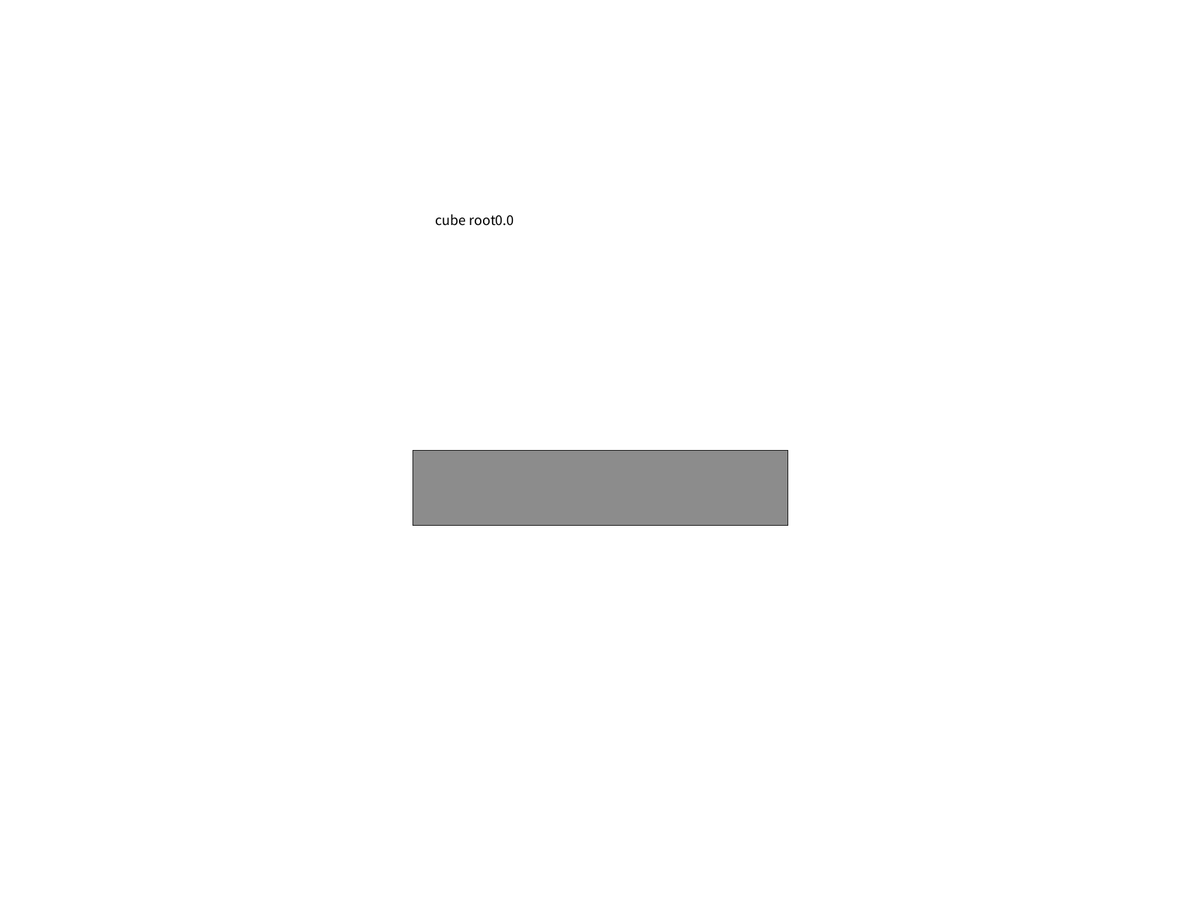
Frame 1 (no input)
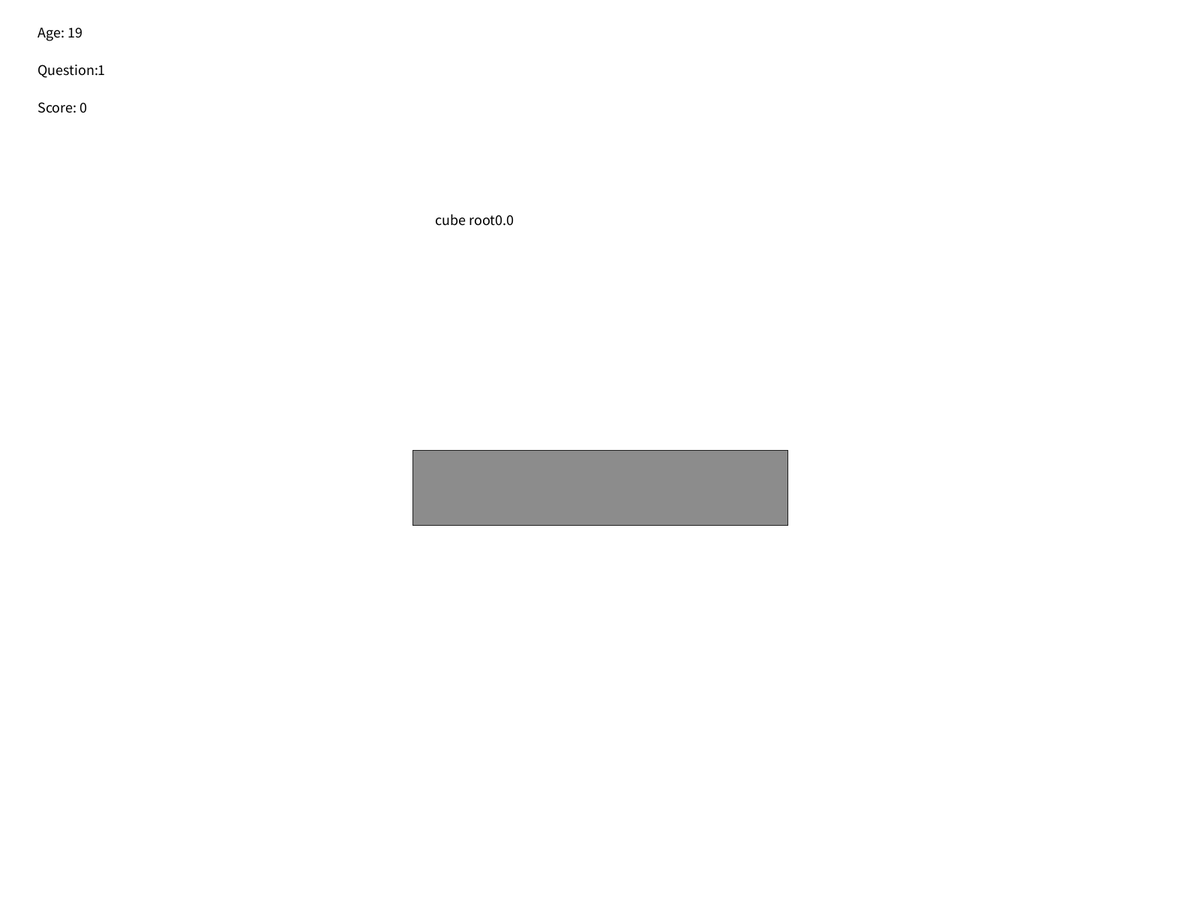
Frame 60 (the mouse pressed at the canvas centre just before this capture)
Frame 120 (the mouse held since frame 60 and released just before this capture): identical to frame 60, image omitted

The Processing sketch that drew these frames (run headless with seeded random() and noise(); from frame 60 on, the mouse is pressed at the canvas centre):

// Processing sketch: Math
// ── Math.pde
boolean keyHelp=false;
int age=19;
int qn;
String quest;
int answer;
int p1;
int p2;
int p3;
int wrong;
int correct;
int score;
boolean aq=true;
boolean quiz=false;
int prize=0;
textbox[] textboxArray = new textbox[1];
void setup() {
  fullScreen();
  textboxArray[0] = new textbox(width/2-250,height/2,500,100);
  nq();
}

void draw() {
  colorMode(RGB);
  switch(prize) {
    case 1:
      background(0,0,200);
      break;
    case 0:
      background(255);
      break;
    case 2:
      background(255,255,0);
      break;
    case 3:
      background(255,0,0);
      break;
    case 4:
      background(0,255,255);
      break;
    case 5:
      background(150,0,200);
      break;
    case 6:
      for(float y=0; y<height; y++) {
        for(float x=0; x<width; x++) {
          colorMode(HSB);
          fill(x/width*255, y/height*255, (x+y)/width*255);
          point(x,y);
        }
      }
      break;
  }
  textSize(20);
  text("Age: "+age,50,50);
  text("Score: "+score,50,150);
  if(aq) {
    textSize(20);
    text("Question:"+qn,50,100);
    textSize(20);
    fill(0);
    text(quest,width/2-220,300);
    textboxArray[0].display();
  }
  if(quiz) {
    textSize(20);
    text("Question: "+qn+"/"+(age*5),50,100);
    textSize(20);
    fill(0);
    text(quest,width/2-220,300);
    textboxArray[0].display();
  }
  if((!aq) && (!quiz)) {
    if(score>4*age) {
      prize=1;
    }
    if(score>4.5*age && age>6) {
      prize=2;
    }
    if(score>4.7*age && age>9) {
      prize=3;
    }
    if(score>4.8*age && age>13) {
      prize=4;
    }
    if(score>4.8*age && age>15) {
      prize=5;
    }
    if(score>age-1 && age>18) {
      prize=6;
    }
    fill(100);
    rect(width/2-500,height/2,480,200);  
    rect(width/2+20,height/2,480,200); 
    textSize(128);
    fill(0);
    text("Quiz",width/2-400,height/2+150);
    textSize(100);
    text("Age Quiz",width/2+40,height/2+150);
    if(mousePressed && mouseX>width/2-500 && mouseX<width/2-20 && mouseY>height/2 && mouseY<height/2+200) {
      score=0;
      quiz=true;  
      correct=0;
      wrong=0;
    }
    if(mousePressed && mouseX>width/2+20 && mouseX<width/2+500 && mouseY>height/2 && mouseY<height/2+200) {
      aq=true;  
      if(age>5) {
        age=age-2;  
      }
      else {
        age=4;  
      }
      qn=1;
    }
  }
}

void keyReleased() {
  textboxArray[0].KEYPRESSED(); 
}

public class textbox {
   public int X = 0, Y = 0, H = 35, W = 200;
   public int TEXTSIZE = 64;
   
   // COLORS
   public color Background = color(140, 140, 140);
   public color Foreground = color(0, 0, 0);
   public color BackgroundSelected = color(160, 160, 160);
   public color Border = color(30, 30, 30);
   
   public boolean BorderEnable = true;
   public int BorderWeight = 1;
   
   public String Text = "";
   public int TextLength = 0;

   private boolean selected = false;
   
   textbox() {
      
   }
   
   textbox(int x, int y, int w, int h) {
      X = x; Y = y; W = w; H = h;
   }
   
   void display() {
      if (selected) {
         fill(BackgroundSelected);
      } else {
         fill(Background);
      }
      
      if (BorderEnable) {
         strokeWeight(BorderWeight);
         stroke(Border);
      } else {
         noStroke();
      }
      
      rect(X, Y, W, H);
      
      fill(Foreground);
      textSize(TEXTSIZE);
      text(Text, X + (textWidth("a") / 2), Y + TEXTSIZE);
   }
   
   boolean KEYPRESSED() {
         if (keyCode == BACKSPACE) {
            BACKSPACE();
         } else if (keyCode == ' ') {
            addText(' ');
         } else if (keyCode == ENTER) {
            if(int(Text)==answer) {
              if(aq) {
                nq();
                Text="";
                TextLength=0;
              }
              else {
                nqq();
                Text="";
                TextLength=0;
                correct++;
              }
            }
            else {
              if(aq) {
                qn=0;
                aq=false;
                Text="";
                TextLength=0;
              }
              else {
                wrong++;
                nqq();
                Text="";
                TextLength=0;
              }
            }
         } else {
            boolean isKeyCapitalLetter = (key >= 'A' && key <= 'Z');
            boolean isKeySmallLetter = (key >= 'a' && key <= 'z');
            boolean isKeyNumber = (key >= '-' && key <= '9');
      
            if (isKeyNumber) { //|| isKeySmallLetter || isKeyCapitalLetter) {
               addText(key);
            }
         }
      
      return false;
   }
   
   private void addText(char text) {
      if (textWidth(Text + text) < W) {
         Text += text;
         TextLength++;
      }
   }
   
   private void BACKSPACE() {
      if (TextLength - 1 >= 0) {
         Text = Text.substring(0, TextLength - 1);
         TextLength--;
      }
   }
}

void nq() {
  qn++;
  switch(age) {
    case 4:
      p1=round(random(qn/4))+1;
      p2=1;
      quest=p1+"+"+p2;
      answer=p1+p2;
      if(qn>9) {
        age++;
        qn=1;
      }
      break;
    case 5:
      p1=round(random(qn/4))+1;
      p2=round(random(qn/4))+1;
      quest=p1+"+"+p2;
      answer=p1+p2;
      if(qn>14) {
        age++;
        qn=1;
      }
      break;
    case 6:
      p1=round(random(qn));
      p2=round(random(qn));
      quest=p1+"+"+p2;
      answer=p1+p2;
      if(qn>19) {
        age++;
        qn=1;
      }
      break;
    case 7:
      p1=round(random(qn));
      p2=round(random(qn));
      if(round(random(1,2))==1) {
        quest=(p1*2)+"+"+(p2*2);
        answer=p1*2+p2*2;
      }
      else {
        if(p1>p2) {
          quest=p1+"-"+p2;
          answer=p1-p2;
        }
        else {
          quest=p2+"-"+p1;
          answer=p2-p1;
        }
      }
      if(qn>19) {
        age++;
        qn=1;
      }
      break;
    case 8:
      p1=round(random(qn));
      p2=round(random(qn));
      switch(round(random(1,3))) {
        case 1:
          quest=(p1*3)+"+"+(p2*3);
          answer=p1*3+p2*3;
          break;
        case 2:
          if(p1>p2) {
            quest=(p1*2)+"-"+(p2*2);
            answer=p1*2-p2*2;
          }
          else {
            quest=(p2*2)+"-"+(p1*2);
            answer=p2*2-p1*2;
          }
          break;
        case 3:
          quest=p1+"*"+p2;
          answer=p1*p2;
          break;
      }
      if(qn>11) {
        age++;
        qn=1;
      }
      break;
    case 9:
      p1=round(random(qn));
      p2=round(random(qn));
      switch(round(random(1,3))) {
        case 1:
          quest=(p1*3)+"+"+(p2*3);
          answer=p1*3+p2*3;
          break;
        case 2:
          quest=(p1*2)+"-"+(p2*2);
          answer=p1*2-p2*2;      
          break;
        case 3:
          quest=p1+"*"+p2;
          answer=p1*p2;
          break;
      }
      if(qn>14) {
        age++;
        qn=1;
      }
      break;
    case 10:
      p1=round(random(qn));
      p2=round(random(qn));
      switch(round(random(1,3))) {
        case 1:
          quest=(p1*2)+"-"+(p2*2);
          answer=p1*2-p2*2;      
          break;
        case 2:
          quest=p1+"*"+p2;
          answer=p1*p2;
          break;
        case 3:
          p1=round(random(1,qn/2));
          p2=p1*round(random(1,qn/2));
          quest=p2+"/"+p1;
          answer=p2/p1;
          break;
      }
      if(qn>19) {
        age++;
        qn=1;
      }
      break;
      case 11:
      p1=round(random(qn));
      p2=round(random(qn));
      switch(round(random(1,2))) {
        case 1:
          quest=p1+"*"+p2;
          answer=p1*p2;
          break;
        case 2:
          p1=round(random(1,qn/2));
          p2=p1*round(random(1,qn/2));
          quest=p2+"/"+p1;
          answer=p2/p1;
          break;
      }
      if(qn>19) {
        age++;
        qn=1;
      }
      break;
      case 12:
      p1=round(random(qn));
      p2=round(random(qn));
      switch(round(random(1,3))) {
        case 1:
          quest=p1+"*"+p2;
          answer=p1*p2;
          break;
        case 2:
          p1=round(random(1,qn/2));
          p2=p1*round(random(1,qn/2));
          quest=p2+"/"+p1;
          answer=p2/p1;
          break;
        case 3:
          p1=round(random(1,qn/3));
          p2=round(random(1,qn/3));
          quest=p2+"^"+p1;
          answer=round(pow(p2,p1));
          break;
        }
        if(qn>19) {
          age++;
          qn=1;
        }
        break;
      case 13:
      p1=round(random(qn));
      p2=round(random(qn));
      switch(round(random(1,4))) {
        case 1:
          quest=p1+"*"+p2;
          answer=p1*p2;
          break;
        case 2:
          p1=round(random(1,qn/2));
          p2=p1*round(random(1,qn/2));
          quest=p2+"/"+p1;
          answer=p2/p1;
          break;
        case 3:
          p1=round(random(1,qn/3));
          p2=round(random(1,qn/3));
          quest=p2+"^"+p1;
          answer=round(pow(p2,p1));
          break;
        case 4:
          p1=round(random(qn/1.5));
          p1=p1*p1;
          quest="sqrt " + p1;
          answer=round(sqrt(p1));
          break;
        }
        if(qn>19) {
          age++;
          qn=1;
        }
        break;
      case 14:
      p1=round(random(qn));
      p2=round(random(qn));
      switch(round(random(1,3))) {
        case 1:
          p1=round(random(1,qn/4));
          p2=round(random(1,qn/4));
          quest=p2+"^"+p1;
          answer=round(pow(p2,p1));
          break;
        case 2:
          p1=round(random(qn/1.5));
          p1=p1*p1;
          quest="sqrt " + p1;
          answer=round(sqrt(p1));
          break;
        case 3:
          p1=10;
          p3=round(random(qn/3));
          p2=round(pow(p1,p3));
          quest="log" + "(" + p2 + ")";
          answer=p3;
          break;
      }
      if(qn>19) {
        age++;
        qn=1;
      }
      break;
      case 15:
      p1=round(random(qn));
      p2=round(random(qn));
      switch(round(random(1,3))) {
        case 1:
          p1=round(random(1,qn/4));
          p2=round(random(1,qn/4));
          quest=p2+"^"+p1;
          answer=round(pow(p2,p1));
          break;
        case 2:
          p1=round(random(qn/1.5));
          p1=p1*p1;
          quest="sqrt " + p1;
          answer=round(sqrt(p1));
          break;
        case 3:
          p1=round(random(1,qn/4));
          p3=round(random(1,qn/2));
          p2=round(pow(p1,p3));
          quest="log" + "(" + p1 + ", " + p2 + ")";
          answer=p3;
          break;
      }
      if(qn>19) {
        age++;
        qn=1;
      }
      break;
      case 16:
      p1=round(random(qn));
      p2=round(random(qn));
      switch(round(random(1,3))) {
        case 1:
          p1=round(random(1,qn/3));
          p2=round(random(1,qn/3));
          quest=p2+"^"+p1;
          answer=round(pow(p2,p1));
          break;
        case 2:
          p1=round(random(qn/1.5));
          p1=p1*p1;
          quest="sqrt " + p1;
          answer=round(sqrt(p1));
          break;
        case 3:
          p1=round(random(1,qn/4));
          p3=round(random(1,qn/2));
          p2=round(pow(p1,p3));
          quest="log" + "(" + p1 + ", " + p2 + ")";
          answer=p3;
          break;
      }
      if(qn>19) {
        age++;
        qn=1;
      }
      break;
      case 17:
      p1=round(random(qn));
      p2=round(random(qn));
      switch(round(random(1,4))) {
        case 1:
          p1=round(random(1,qn/3));
          p2=round(random(1,qn/3));
          quest=p2+"^"+p1;
          answer=round(pow(p2,p1));
          break;
        case 2:
          p1=round(random(qn/1.5));
          p1=p1*p1;
          quest="sqrt " + p1;
          answer=round(sqrt(p1));
          break;
        case 3:
          p1=round(random(1,qn/4));
          p3=round(random(1,qn/2));
          p2=round(pow(p1,p3));
          quest="log" + "(" + p1 + ", " + p2 + ")";
          answer=p3;
          break;
        case 4:
          p1=round(random(qn/5));
          quest="cube root" + pow(p1,3);
          break;
      }
      if(qn>19) {
        age++;
        qn=1;
      }
      break;
      case 18:
      p1=round(random(qn));
      p2=round(random(qn));
      switch(round(random(1,4))) {
        case 1:
          p1=round(random(1,qn/3));
          p2=round(random(1,qn/3));
          quest=p2+"^"+p1;
          answer=round(pow(p2,p1));
          break;
        case 2:
          p1=round(random(qn/1.5));
          p1=p1*p1;
          quest="sqrt " + p1;
          answer=round(sqrt(p1));
          break;
        case 3:
          p1=round(random(1,qn/4));
          p3=round(random(1,qn/2));
          p2=round(pow(p1,p3));
          quest="log" + "(" + p1 + ", " + p2 + ")";
          answer=p3;
          break;
        case 4:
          p1=round(random(qn/4));
          quest="cube root" + pow(p1,3);
          answer=p1;
          break;
      }
      if(qn>19) {
        age++;
        qn=1;
      }
      break;
      case 19:
      p1=round(random(qn));
      p2=round(random(qn));
      switch(round(random(1,5))) {
        case 1:
          p1=round(random(1,qn/2));
          p2=round(random(1,qn/2));
          quest=p2+"^"+p1;
          answer=round(pow(p2,p1));
          break;
        case 2:
          p1=round(random(qn/1.5));
          p1=p1*p1;
          quest="sqrt " + p1;
          answer=round(sqrt(p1));
          break;
        case 3:
          p1=round(random(1,qn/4));
          p3=round(random(1,qn/2));
          p2=round(pow(p1,p3));
          quest="log" + "(" + p1 + ", " + p2 + ")";
          answer=p3;
          break;
        case 4:
          p1=round(random(qn/5));
          quest="4th root" + pow(p1,4);
          answer=p1;
          break;
        case 5:
          p1=round(random(qn/4));
          quest="cube root" + pow(p1,3);
          answer=p1;
          break;
      }
      if(qn>19) {
        age+=81;
        qn=1;
      }
      break;
      case 100:
      p1=round(random(qn));
      p2=round(random(qn));
      switch(round(random(1,5))) {
        case 1:
          p1=round(random(1,qn));
          p2=round(random(1,qn));
          quest=p2+"^"+p1;
          answer=round(pow(p2,p1));
          break;
        case 2:
          p1=round(random(qn))*round(random(qn));
          quest="sqrt " + p1;
          answer=round(sqrt(p1));
          break;
        case 3:
          p1=round(random(1,qn));
          p3=round(random(1,qn));
          p2=round(pow(p1,p3));
          quest="log" + "(" + p1 + ", " + p2 + ")";
          answer=p3;
          break;
        case 4:
          p1=round(random(qn));
          p2=round(random(qn));
          quest=p2+"th root" + pow(p1,p2);
          break;
        case 5:
          p1=round(random(qn));
          quest="cube root" + pow(p1,3);
          break;
      }
      if(qn>19) {
        age++;
        qn=1;
      }
      break;
  }
}




void nqq() {
  qn++;
  switch(age) {
    case 4:
      p1=round(random(20/4))+1;
      p2=1;
      quest=p1+"+"+p2;
      answer=p1+p2;
      if(qn>age*5-1) {
        quiz=false;
      }
      break;
    case 5:
      p1=round(random(20/4))+1;
      p2=round(random(20/4))+1;
      quest=p1+"+"+p2;
      answer=p1+p2;
      if(qn>age*5-1) {
        quiz=false;
      }
      break;
    case 6: 
      p1=round(random(20));
      p2=round(random(20));
      quest=p1+"+"+p2;
      answer=p1+p2;
      if(qn>19) {
        quiz=false;
      }
      break;
    case 7:
      p1=round(random(20));
      p2=round(random(20));
      if(round(random(1,2))==1) {
        quest=(p1*2)+"+"+(p2*2);
        answer=p1*2+p2*2;
      }
      else {
        if(p1>p2) {
          quest=p1+"-"+p2;
          answer=p1-p2;
        }
        else {
          quest=p2+"-"+p1;
          answer=p2-p1;
        }
      }
      if(qn>age*5-1) {
        quiz=false;
      }
      break;
    case 8:
      p1=round(random(20));
      p2=round(random(20));
      switch(round(random(1,3))) {
        case 1:
          quest=(p1*3)+"+"+(p2*3);
          answer=p1*3+p2*3;
          break;
        case 2:
          if(p1>p2) {
            quest=(p1*2)+"-"+(p2*2);
            answer=p1*2-p2*2;
          }
          else {
            quest=(p2*2)+"-"+(p1*2);
            answer=p2*2-p1*2;
          }
          break;
        case 3:
          p1=round(random(20/1.8));
          p2=round(random(20/1.8));
          quest=p1+"*"+p2;
          answer=p1*p2;
          break;
      }
      if(qn>age*5-1) {
        quiz=false;
      }
      break;
    case 9:
      p1=round(random(20));
      p2=round(random(20));
      switch(round(random(1,3))) {
        case 1:
          quest=(p1*3)+"+"+(p2*3);
          answer=p1*3+p2*3;
          break;
        case 2:
          quest=(p1*2)+"-"+(p2*2);
          answer=p1*2-p2*2;      
          break;
        case 3:
          p1=round(random(20/1.5));
          p2=round(random(20/1.5));
          quest=p1+"*"+p2;
          answer=p1*p2;
          break;
      }
      if(qn>age*5-1) {
        quiz=false;
      }
      break;
    case 10:
      p1=round(random(20));
      p2=round(random(20));
      switch(round(random(1,4))) {
        case 1:
          quest=(p1*2)+"-"+(p2*2);
          answer=p1*2-p2*2;      
          break;
        case 2:
          quest=p1+"*"+p2;
          answer=p1*p2;
          break;
        case 3:
          p1=round(random(1,20/2));
          p2=p1*round(random(1,20/2));
          quest=p2+"/"+p1;
          answer=p2/p1;
          break;
        case 4:
          quest=(p1*2)+"+"+(p2*2);
          answer=p1*2+p2*2;      
          break;
      }
      if(qn>age*5-1) {
        quiz=false;
      }
      break;
    case 11:
      p1=round(random(20));
      p2=round(random(20));
      switch(round(random(1,4))) {
        case 1:
          quest=(p1*2)+"-"+(p2*2);
          answer=p1*2-p2*2;      
          break;
        case 2:
          quest=p1+"*"+p2;
          answer=p1*p2;
          break;
        case 3:
          p1=round(random(1,20/2));
          p2=p1*round(random(1,20/2));
          quest=p2+"/"+p1;
          answer=p2/p1;
          break;
        case 4:
          quest=(p1*2)+"+"+(p2*2);
          answer=p1*2+p2*2;      
          break;
      }
      if(qn>age*5-1) {
        quiz=false;
      }
      break;
    case 12:
      p1=round(random(20));
      p2=round(random(qn));
      switch(round(random(1,5))) {
        case 1:
          quest=p1+"*"+p2;
          answer=p1*p2;
          break;
        case 2:
          p1=round(random(1,20/2));
          p2=p1*round(random(1,20/2));
          quest=p2+"/"+p1;
          answer=p2/p1;
          break;
        case 3:
          p1=round(random(1,20/3));
          p2=round(random(1,20/3));
          quest=p2+"^"+p1;
          answer=round(pow(p2,p1));
          break;
        case 4:
          quest=(p1*2)+"+"+(p2*2);
          answer=p1*2+p2*2;      
          break;
        case 5:
          quest=(p1*2)+"-"+(p2*2);
          answer=p1*2-p2*2;      
          break;
        }
        if(qn>age*5-1) {
          quiz=false;
        }
        break;
      case 13:
      p1=round(random(20));
      p2=round(random(20));
      switch(round(random(1,6))) {
        case 1:
          quest=p1+"*"+p2;
          answer=p1*p2;
          break;
        case 2:
          p1=round(random(1,20/2));
          p2=p1*round(random(1,20/2));
          quest=p2+"/"+p1;
          answer=p2/p1;
          break;
        case 3:
          p1=round(random(1,20/3));
          p2=round(random(1,20/3));
          quest=p2+"^"+p1;
          answer=round(pow(p2,p1));
          break;
        case 4:
          p1=round(random(20/1.5));
          p1=p1*p1;
          quest="sqrt " + p1;
          answer=round(sqrt(p1));
          break;
        case 5:
          quest=(p1*2)+"+"+(p2*2);
          answer=p1*2+p2*2;      
          break;
        case 6:
          quest=(p1*2)+"-"+(p2*2);
          answer=p1*2-p2*2;      
          break;
        }
        if(qn>age*5-1) {
          quiz=false;
        }
        break;
      case 14:
      p1=round(random(20));
      p2=round(random(20));
      switch(round(random(1,7))) {
        case 1:
          p1=round(random(1,20/4));
          p2=round(random(1,20/4));
          quest=p2+"^"+p1;
          answer=round(pow(p2,p1));
          break;
        case 2:
          p1=round(random(qn/1.5));
          p1=p1*p1;
          quest="sqrt " + p1;
          answer=round(sqrt(p1));
          break;
        case 3:
          p1=10;
          p3=round(random(20/3));
          p2=round(pow(p1,p3));
          quest="log" + "(" + p2 + ")";
          answer=p3;
          break;
        case 4:
          quest=(p1*2)+"+"+(p2*2);
          answer=p1*2+p2*2;      
          break;
        case 5:
          quest=(p1*2)+"-"+(p2*2);
          answer=p1*2-p2*2;      
          break;
        case 6:
          quest=p1+"*"+p2;
          answer=p1*p2;
          break;
        case 7:
          p1=round(random(1,20/2));
          p2=p1*round(random(1,20/2));
          quest=p2+"/"+p1;
          answer=p2/p1;
          break;
      }
      if(qn>age*5-1) {
        quiz=false;
      }
      break;
    //case 15:
      
  }
  if(quiz==false) {
    score=correct-wrong; 
  }
}
